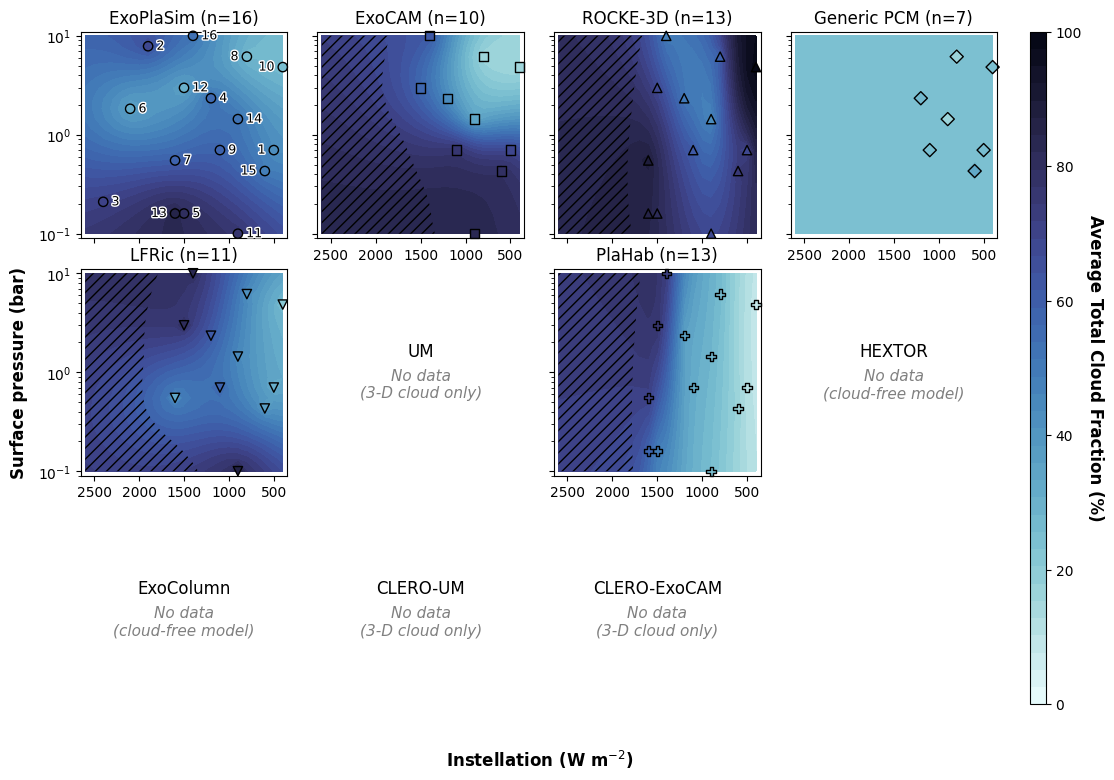

Write the Python code that produced this figure.
import sys
import numpy as np
import matplotlib.pyplot as plt
import cmocean

from matplotlib.transforms import offset_copy
from matplotlib import patheffects
from pykrige.ok import OrdinaryKriging
from scipy import ndimage
from slide_halves import save_halves
import um_clero as uc

# Axis labels in bold, and set a little clear of the tick labels
plt.rcParams[ 'axes.labelweight' ] = 'bold'
plt.rcParams[ 'axes.labelpad' ]    = 8

# ─── Variable configuration ──────────────────────────────────────────────────
cm              = cmocean.cm.ice_r
contourmin      = 0.0
contourmax      = 100.0
cinterval       = 40
sigma_threshold = 1.0       # logit-units; hatch where kriging σ exceeds this
cbar_label      = 'Average Total Cloud Fraction (%)'
cbar_ticks      = np.arange( 0, 101, 20 )
# ─────────────────────────────────────────────────────────────────────────────

runaway   = 200.0   # sentinel (%) for runaway/unavailable cases
fluxscale = 100

flux = np.arange( 400, 2700, 100 ) / fluxscale
pn2  = np.array( [ 0.10, 0.13, 0.16, 0.21, 0.26, 0.34, 0.43, 0.55, 0.70, 0.89, 1.13, 1.44, 1.83, 2.34, 2.98, 3.79, 4.83, 6.16, 7.85, 10.0 ] )

# QMC sequence 1 + sequence 2
flux1 = np.array( [ 500, 1900, 2400, 1200, 1500, 2100, 1600, 800, 1100, 400, 900, 1500, 1600, 900, 600, 1400 ] ) / fluxscale
pres1 = np.array( [ 0.70, 7.85, 0.21, 2.34, 0.16, 1.83, 0.55, 6.16, 0.70, 4.83, 0.10, 2.98, 0.16, 1.44, 0.43, 10.0 ] )

# Average Total Cloud Fraction (%)
# Generic PCM values are the Cldfrac column reported by the modeling group in
# samosa_gcm_output_case-N_OHT_off.dat, not a projection of the 3-D cloud field
# (max-overlap on ice_cloud_fraction gives 43.2% at Case 1 against 25.6% reported).
plasim  = np.array( [ 42.7, 68.2, 70.6, 56.2, 80.1, 32.1, 58.1, 25.7, 58.0, 25.2, 76.2, 30.1, 85.3, 52.7, 48.4, 53.3 ] )
exocam  = np.array( [ 68.75, runaway, runaway, 43.98, runaway, runaway, runaway, 16.34, 75.82, 15.85, 83.08, 56.79, runaway, 34.01, 78.96, 61.40 ] )
rocke3d = np.array( [ 68.20222, runaway, runaway, 51.043224, 81.88261, runaway, 88.81546, 58.24044, 61.535275, 98.8356, 68.16493, 68.01357, 85.71091, 43.637707, 74.40385, 48.08909 ] )
plahab  = np.array( [ 11.11879, runaway, runaway, 35.74597, 48.29323, runaway, 70.91280, 26.24803, 31.64522, 8.4692545, 25.38866, 76.20874, 57.27629, 28.12309, 16.64636, 72.36285 ] )
pcm     = np.array( [ 25.5674468009485, 27.31228828919005, 16.96672860199983, 25.15276275245855, 24.55454268845772, 16.696470834684884, 32.84789893586739 ] )

pcm_flux1 = np.array( [ 500, 1200, 800, 1100, 400, 900, 600 ] ) / fluxscale
pcm_pres1 = np.array( [ 0.70, 2.34, 6.16, 0.70, 4.83, 1.44, 0.43 ] )

lfric       = np.array( [ 31.0, 61.0, 34.0, 42.0, 58.0, 21.0, 87.0, 81.0, 44.0, 36.0, 83.0 ] )
lfric_flux1 = np.array( [ 500, 1200, 1600, 800, 1100, 400, 900, 1500, 900, 600, 1400 ] ) / fluxscale
lfric_pres1 = np.array( [ 0.70, 2.34, 0.55, 6.16, 0.70, 4.83, 0.10, 2.98, 1.44, 0.43, 10.00 ] )

exocam_mask  = exocam  != runaway
rocke3d_mask = rocke3d != runaway
plahab_mask  = plahab  != runaway

exocam_flux1  = flux1[ exocam_mask ];  exocam_pres1  = pres1[ exocam_mask ];  exocam_stable  = exocam[ exocam_mask ]
rocke3d_flux1 = flux1[ rocke3d_mask ]; rocke3d_pres1 = pres1[ rocke3d_mask ]; rocke3d_stable = rocke3d[ rocke3d_mask ]
plahab_flux1  = flux1[ plahab_mask ];  plahab_pres1  = pres1[ plahab_mask ];  plahab_stable  = plahab[ plahab_mask ]

# Each model's stable samples as ( instellation, pressure, cloud fraction ), in
# panel order: by model class, ending with the two one-dimensional models. A
# model that reports no cloud fraction is a string, drawn as a labelled empty
# panel.
MODELS = {
    'ExoPlaSim':   ( flux1,         pres1,         plasim         ),
    'ExoCAM':      ( exocam_flux1,  exocam_pres1,  exocam_stable  ),
    'ROCKE-3D':    ( rocke3d_flux1, rocke3d_pres1, rocke3d_stable ),
    'Generic PCM': ( pcm_flux1,     pcm_pres1,     pcm            ),
    'LFRic':       ( lfric_flux1,   lfric_pres1,   lfric          ),
    'UM':          'No data\n(3-D cloud only)',
    'PlaHab':      ( plahab_flux1,  plahab_pres1,  plahab_stable  ),
    'HEXTOR':      'No data\n(cloud-free model)',
    'ExoColumn':   'No data\n(cloud-free model)',
    'CLERO-UM':     'No data\n(3-D cloud only)',
    'CLERO-ExoCAM': 'No data\n(3-D cloud only)',
}

# With --common, every model is kriged from only the sample points at which all
# models with data reached a steady state, so the panels differ in the models
# and not in where each one was sampled. The set is computed rather than listed,
# so it follows the arrays above; it is Cases 1, 4, 8, 9, 10, 14 and 15, the
# same set as for surface temperature. The anisotropy ratios are left at the
# values fitted on each model's full set of cases.
#
# With --stacked, the full figure is drawn above the common-case one, each set
# under its own header and with its own colorbar, the common cases on a color
# range fitted to their samples.
COMMON  = '--common' in sys.argv
STACKED = '--stacked' in sys.argv
outname = 'fig_interpolation_clouds' + ( '_stacked' if STACKED else '_common' if COMMON else '' )

def _at( f, p, fs, ps ):
    return np.isclose( fs, f ) & np.isclose( ps, p )

def restrict_to_common( models ):
    with_data = [ m for m in models.values() if not isinstance( m, str ) ]
    common = np.array( [ all( _at( f, p, fs, ps ).any() for fs, ps, _ in with_data )
                         for f, p in zip( flux1, pres1 ) ] )
    cases  = ( np.where( common )[ 0 ] + 1 ).tolist()
    print( 'cases stable in every model with data:', cases )
    restricted = {}
    for name, model in models.items():
        if isinstance( model, str ):
            restricted[ name ] = model
            continue
        fs, ps, vals = model
        m = np.array( [ common[ _at( f, p, flux1, pres1 ) ].any() for f, p in zip( fs, ps ) ] )
        restricted[ name ] = ( fs[ m ], ps[ m ], vals[ m ] )
    return restricted, cases

# A view is the grid a set of panels is kriged on, its axis limits, its color
# range, and whether it is hatched where the kriging σ is large. The full view
# covers the whole parameter space. The zoomed view, used for the common cases,
# is unhatched and spans only the instellation and pressure its samples cover,
# padded by 50 W/m2 and 10% as the full axes are, since beyond that the kriging
# merely carries the edge values outward. It is kriged on a finer grid so the
# contours stay smooth; the normalization below still uses the full grid, which
# the anisotropy ratios were fitted on.
def full_view():
    return dict( flux_grid=flux, pres_grid=pn2, hatch=True, plain_ticks=False,
                 xlim=[ max( flux*fluxscale ) + 50, min( flux*fluxscale ) - 50 ], xticks=[ 2500, 2000, 1500, 1000, 500 ],
                 ylim=[ min( pn2 )*0.9, max( pn2 )*1.1 ],
                 cmin=contourmin, cmax=contourmax, cticks=cbar_ticks )

# A color range fitted to the samples shown, rounded out to 10% and ticked
# every 20% (every 10% over a span of 50% or less), for a block that has a
# colorbar of its own
def fitted_colors( models ):
    vals_shown = np.concatenate( [ m[ 2 ] for m in models.values() if not isinstance( m, str ) ] )
    cmin = 10*np.floor( vals_shown.min()/10 )
    cmax = 10*np.ceil( vals_shown.max()/10 )
    step = 10 if cmax - cmin <= 50 else 20
    return dict( cmin=cmin, cmax=cmax, cticks=np.arange( step*np.ceil( cmin/step ), cmax + 1, step ) )

def zoomed_view( models ):
    with_data = [ m for m in models.values() if not isinstance( m, str ) ]
    fs_shown  = np.concatenate( [ fs for fs, _, _ in with_data ] )
    ps_shown  = np.concatenate( [ ps for _, ps, _ in with_data ] )
    flux_grid = np.linspace( fs_shown.min() - 0.5, fs_shown.max() + 0.5, 41 )
    pres_grid = np.geomspace( ps_shown.min()*0.9, ps_shown.max()*1.1, 41 )
    return dict( flux_grid=flux_grid, pres_grid=pres_grid, hatch=False, plain_ticks=True,
                 xlim=[ max( flux_grid*fluxscale ), min( flux_grid*fluxscale ) ], xticks=[ 1100, 900, 700, 500 ],
                 ylim=[ min( pres_grid ), max( pres_grid ) ],
                 cmin=contourmin, cmax=contourmax, cticks=cbar_ticks )

# Each block is ( header, models, view ), drawn as rows of four panels. Stacked,
# each block has its own colorbar and the common cases get a fitted color
# range. Since 3x4 blocks (2026-10-09) the paper prints the two blocks as
# separate figures, so --common alone takes the fitted range as well.
if STACKED or COMMON:
    common_models, _ = restrict_to_common( MODELS )
    common_block = ( 'Common Cases',
                     common_models, zoomed_view( common_models ) )
    common_block[ 2 ].update( fitted_colors( common_models ) )
if STACKED:
    blocks = [ ( 'All Cases', MODELS, full_view() ), common_block ]
elif COMMON:
    blocks = [ common_block ]
else:
    blocks = [ ( None, MODELS, full_view() ) ]

# Kriging anisotropy, fitted per model by leave-one-out cross-validation in
# fit_anisotropy.py. pykrige scales the second coordinate, which here is
# normalized instellation, so a value of s means one unit of normalized
# instellation counts s times a unit of normalized log-pressure. Isotropic
# kriging (s = 1) asserts the two axes are equally informative, which is false
# for cloud fraction: rerun fit_anisotropy.py after any resubmission.
# Generic PCM is pinned at 1 because no scaling resolves a surface for it
# here -- its fit is near-degenerate at every ratio, so the least distorted
# metric is kept and the flatness left visible rather than tuned away.
ANISO = {
    'ExoCAM':       1,
    'ROCKE-3D':     3,
    'ExoPlaSim':    1,
    'Generic PCM':  1,
    'PlaHab':       7,
    'LFRic':        1,
}

# Normalize both axes to [0, 1] for kriging so distance metric is balanced
log_pn2  = np.log( pn2 )
lpn2_min, lpn2_max = log_pn2.min(), log_pn2.max()
flux_min, flux_max = flux.min(), flux.max()

def norm_pres( p ):
    return ( np.log( p ) - lpn2_min ) / ( lpn2_max - lpn2_min )

def norm_flux( f ):
    return ( f - flux_min ) / ( flux_max - flux_min )

def logit( x ):
    x = np.clip( x, 1.0, 99.0 )
    return np.log( x / ( 100.0 - x ) )

def sigmoid( y ):
    return 100.0 / ( 1.0 + np.exp( -y ) )

# Cloud fraction is bounded, so it is kriged on the logit and mapped back
# through the inverse logit, which keeps the interpolated field within bounds
def krige( name, fs, ps, vals, view ):
    OK = OrdinaryKriging(
        norm_pres( ps ),
        norm_flux( fs ),
        logit( vals ),
        anisotropy_scaling=ANISO[ name ],
        variogram_model="linear",
        verbose=False,
        enable_plotting=False,
        exact_values=True,
    )
    return OK.execute( "grid", norm_pres( view[ 'pres_grid' ] ), norm_flux( view[ 'flux_grid' ] ) )

marker_edge = 'k'

# Each model's sample points take its marker from Figure 2 (fig_energy_balance.py),
# filled here by the simulated value rather than the model's color. The star is
# drawn larger so that it reads at the same weight as the other shapes, and no
# marker is clipped at the panel edge, where a cut shape would be hard to name.
MARKER = { 'ExoPlaSim': 'o', 'ExoCAM': 's', 'ROCKE-3D': '^', 'Generic PCM': 'D',
           'LFRic': 'v', 'PlaHab': 'P', 'HEXTOR': 'X', 'ExoColumn': '*',
           **{ name: st[ 'marker' ] for name, st in uc.STYLE.items() } }
MARKER_SIZE = { '*': 80 }

# Of the regions where σ exceeds the threshold, hatch only those reaching the
# highest instellation on the grid, as the temperature figure does. The rest are
# slivers in the cool, thin corner of the plane, just past the outermost samples,
# where σ tops the threshold by at most 0.24 logit units; they run to seven grid
# cells in ExoCAM, ROCKE-3D, LFRic and PlaHab, and hatched they read as holes in
# the sampled region. The regions are 8-connected, so a dropped one never shares
# a grid cell with a kept one and zeroing it leaves the kept boundaries where
# they were.
def warm_edge_sigma( sigma ):
    regions, _ = ndimage.label( sigma > sigma_threshold, structure=np.ones( ( 3, 3 ) ) )
    dropped    = np.setdiff1d( regions, np.append( regions[ -1, : ], 0 ) )
    return np.where( np.isin( regions, dropped ), 0.0, sigma )

# ExoPlaSim is stable at all sixteen cases, so its panels carry the case numbers.
# Labels sit to the right of each marker, except where that would crowd a
# neighbor or run off the panel.
labeled_model = 'ExoPlaSim'
label_left    = { 1, 8, 10, 13, 15 }

def label_cases( ax, fs, ps ):
    for f, p in zip( fs, ps ):
        case = np.where( _at( f, p, flux1, pres1 ) )[ 0 ][ 0 ] + 1
        left = case in label_left
        ax.annotate( str( case ), ( f*fluxscale, p ), xytext=( -6 if left else 6, 0 ), textcoords='offset points',
                     ha='right' if left else 'left', va='center', fontsize=9,
                     path_effects=[ patheffects.withStroke( linewidth=2, foreground='w' ) ] )

def setup_panel( ax, title, view ):
    ax.set_title( title, fontsize=12 )
    ax.tick_params( axis='both', labelsize=10 )
    ax.set_yscale( 'log' )
    ax.set_xlim( view[ 'xlim' ] )
    ax.set_xticks( view[ 'xticks' ] )
    ax.set_ylim( view[ 'ylim' ] )
    ax.set_box_aspect( 1 )
    ax.apply_aspect()
    if view[ 'plain_ticks' ]:
        # Under a decade of pressure holds only one power of ten, so label plain values
        ax.set_yticks( [ 0.5, 1, 2, 5 ], labels=[ '0.5', '1', '2', '5' ] )
        ax.yaxis.set_minor_formatter( plt.NullFormatter() )

# The model name goes inside the empty slot rather than above it, where it
# would collide with the tick labels of the panel overhead
def draw_empty( ax, name, label ):
    ax.set_axis_off()
    ax.set_box_aspect( 1 )
    ax.apply_aspect()
    ax.text( 0.5, 0.56, name, ha='center', va='bottom', transform=ax.transAxes, fontsize=12 )
    ax.text( 0.5, 0.52, label, ha='center', va='top',
             transform=ax.transAxes, fontsize=11, style='italic', color='gray' )

def draw_panel( ax, name, fs, ps, vals, view ):
    z, var = krige( name, fs, ps, vals, view )
    xv, yv = np.meshgrid( view[ 'pres_grid' ], view[ 'flux_grid' ] )
    levels = np.linspace( view[ 'cmin' ], view[ 'cmax' ], cinterval )
    cf = ax.contourf( yv*fluxscale, xv, sigmoid(z), cmap=cm, levels=levels, vmin=view[ 'cmin' ], vmax=view[ 'cmax' ], extend='neither' )
    if view[ 'hatch' ]:
        ax.contourf( yv*fluxscale, xv, warm_edge_sigma( np.sqrt(var) ), levels=[sigma_threshold, 1e9], hatches=['///'], colors='none', alpha=0 )
    ax.scatter( fs*fluxscale, ps, c=vals, cmap=cm, vmin=view[ 'cmin' ], vmax=view[ 'cmax' ], marker=MARKER[ name ],
                s=MARKER_SIZE.get( MARKER[ name ], 45 ), edgecolors=marker_edge, clip_on=False )
    if name == labeled_model:
        label_cases( ax, fs, ps )
    setup_panel( ax, f'{name} (n={len(vals)})', view )
    return cf

def draw_block( axs, models, view ):
    cf = None
    for ax, ( name, model ) in zip( axs.flat, models.items() ):
        if isinstance( model, str ):
            draw_empty( ax, name, model )
        else:
            cf = draw_panel( ax, name, *model, view )
    for ax in axs.flat[ len( models ): ]:      # the unused twelfth slot
        ax.set_axis_off()
    return cf

# Every panel in a block shares one view, so the axes are labeled once per
# block: pressure to the left of it, instellation under its bottom row, and
# tick labels only along its outer edges. A panel keeps its instellation tick
# labels when the one below it is an empty "No data" slot.
def label_block( fig, axs ):
    for ( r, c ), ax in np.ndenumerate( axs ):
        if c > 0:
            ax.tick_params( labelleft=False )
        if r < axs.shape[ 0 ] - 1 and axs[ r + 1, c ].axison:
            ax.tick_params( labelbottom=False )
    top_left, bottom_right = axs[ 0, 0 ].get_position(), axs[ -1, -1 ].get_position()
    fig.text( top_left.x0, ( top_left.y1 + bottom_right.y0 )/2, 'Surface pressure (bar)',
              rotation=90, ha='right', va='center', fontsize=12, fontweight='bold',
              transform=offset_copy( fig.transFigure, fig=fig, x=-38, units='points' ) )
    fig.text( ( top_left.x0 + bottom_right.x1 )/2, bottom_right.y0, 'Instellation (W m$^{-2}$)',
              ha='center', va='top', fontsize=12, fontweight='bold',
              transform=offset_copy( fig.transFigure, fig=fig, y=-25, units='points' ) )

def add_colorbar( fig, cf, rect, view ):
    cax = fig.add_axes( rect )
    cb = fig.colorbar( cf, cax=cax, extend='neither', ticks=view[ 'cticks' ] )
    cb.ax.tick_params( labelsize=10 )
    cb.ax.get_yaxis().labelpad = 16
    cb.set_label( cbar_label, rotation=270, fontsize=12 )

#--------------------------------------------------------------------
# Panels: rows of four, with the colorbar alongside rather than occupying a
# panel slot. Each block is three rows for the eleven models, the last slot empty.

nrows = -( -len( MODELS ) // 4 )
if len( blocks ) == 1:
    _, models, view = blocks[ 0 ]
    fig, axs = plt.subplots( nrows, 4, figsize=(12.2, 2.95*nrows), squeeze=False )
    cf = draw_block( axs, models, view )
    fig.subplots_adjust( wspace=0.12, hspace=0.15, right=0.88 )
    label_block( fig, axs )
    add_colorbar( fig, cf, [ 0.905, 0.12, 0.013, 0.76 ], view )
else:
    # Blocks one above another, each under a bold header and with a colorbar
    # of its own spanning its rows
    fig   = plt.figure( figsize=(12.2, 6.87*nrows) )
    outer = fig.add_gridspec( len( blocks ), 1, hspace=0.33, right=0.88 )
    above = offset_copy( fig.transFigure, fig=fig, y=23, units='points' )
    for b, ( header, models, view ) in enumerate( blocks ):
        axs = outer[ b ].subgridspec( nrows, 4, wspace=0.12, hspace=0.15 ).subplots( squeeze=False )
        cf = draw_block( axs, models, view )
        top_left, top_right = axs[ 0, 0 ].get_position(), axs[ 0, -1 ].get_position()
        fig.text( ( top_left.x0 + top_right.x1 )/2, top_left.y1, header, transform=above,
                  ha='center', va='bottom', fontsize=14, fontweight='bold' )
        label_block( fig, axs )
        bottom = axs[ -1, 0 ].get_position().y0
        add_colorbar( fig, cf, [ 0.905, bottom, 0.013, top_left.y1 - bottom ], view )

#--------------------------------------------------------------------
# Finalize

fig.savefig( f"{outname}.png", bbox_inches='tight' )
fig.savefig( f"{outname}.eps", bbox_inches='tight' )

# Each block on its own, for slides
if STACKED:
    save_halves( fig, outname.replace( '_stacked', '_slide' ) )
#plt.show()
